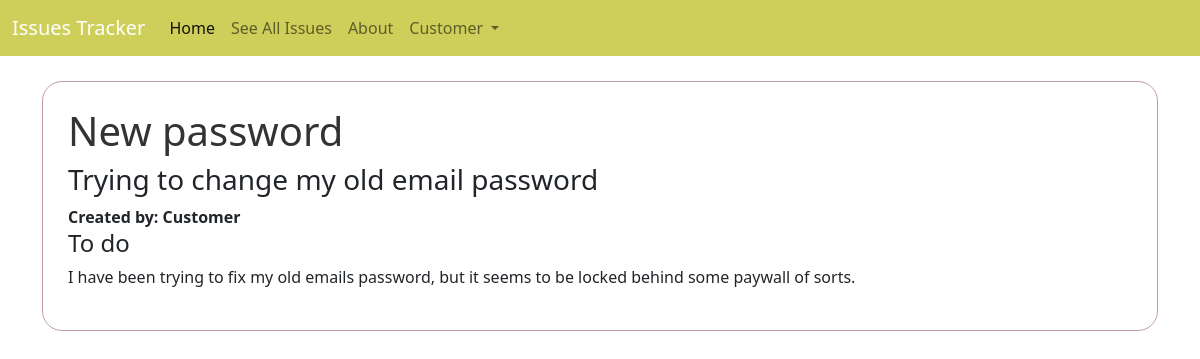
/issues/6/ (signed in), run on the app's committed database.
### accounts/models.py (models this page shows)
class CustomUser(AbstractUser):
    role = models.ForeignKey(
        Role,
        on_delete=models.CASCADE,
        blank = True,
        null = True
    )

class Role(models.Model):
    name = models.CharField(max_length=128)
    def __str__(self):
        return self.name

### issues/models.py (models this page shows, shortened)
class Issues(models.Model):
    title = models.CharField(max_length=256)
    summary = models.CharField(max_length=512)
    description = models.TextField()
    status = models.ForeignKey(
        Status,
        on_delete=models.CASCADE,
        default = 1
    )
    requester = models.ForeignKey(
        get_user_model(),
        on_delete=models.CASCADE,
        related_name = "requester"
    )
    assignee = models.ForeignKey(
        get_user_model(),
        on_delete=models.CASCADE,
        blank=True, null=True,
        related_name = "assignee",
        default = 1
    )

class Status(models.Model):
    name = models.CharField(max_length=128)
    description = models.CharField(max_length=256)
    def __str__(self):
        return self.name

### issues/views.py (the view)
# urls.py: path('<int:pk>/', IssueDetailView.as_view(), name='detail'),
class IssueDetailView(DetailView):
    template_name = "issues/detail.html"
    model = Issues

### templates/issues/detail.html (shortened to what this page needs)
{% extends 'base.html' %}
{% block content %}
<div class="post-detail">
    <h1>{{ issues.title }}</h1>
    <h3>{{ issues.summary }}</h3>
    <strong>Created by: {{ issues.requester }}</strong>
    <h4>{{ issues.status }}</h4>
    <p>{{ issues.description }}</p>
</div>
{% endblock content %}

### templates/base.html (shortened to what this page needs)
{%load static %}
<!DOCTYPE html>
<html lang="en">
<head>
    <link href="https://cdn.jsdelivr.net/npm/bootstrap@5.2.1/dist/css/bootstrap.min.css" rel="stylesheet">
    <link rel="stylesheet" href="https://cdn.jsdelivr.net/npm/bootstrap-icons@1.9.1/font/bootstrap-icons.css">
    <link rel="stylesheet" href="{% static 'css/style.css' %}">
</head>
<body>
    <nav class="navbar navbar-expand-lg">
        <div class="container-fluid">
            <a class="navbar-brand" href="{% url 'home' %}">Issues Tracker</a>
            <div class="collapse navbar-collapse" id="navbarNav">
            <ul class="navbar-nav">
                <li class="nav-item">
                <a class="nav-link active" aria-current="page" href="{% url 'home' %}">Home</a>
                <li class="nav-item">
                    <a class="nav-link" href="{% url 'list' %}">See All Issues</a>
                </li>
                <li class="nav-item">
                    <a class="nav-link" href="{% url 'about' %}">About</a>
                </li>
                {% if user.is_authenticated %}
                <li class="nav-item dropdown">
                    <a class="nav-link dropdown-toggle" href="#" role="button" data-bs-toggle="dropdown" aria-expanded="false">
                      {{user.role}}
                    </a>
                  </li>
                {% endif %}
            </ul>
            </div>
        </div>
    </nav>
    <div class="container">
        {% block content %}
        {% endblock content %}
    </div>
</body>
</html>

### static/css/style.css (style rules this page uses)
.post-detail { border: 1px solid rgb(195, 157, 157); border-radius: 20px; padding: 25px; }
.container { margin-top: 25px; }
h1 { color: rgb(51, 51, 51); }
nav { background-color: rgb(206, 206, 90); }
a.navbar-brand, a.nav-link.active { color: white; }

### data on the page
CustomUser: role "Customer"
Issues: title "New password", summary "Trying to change my old email password", requester "Customer", status "To do", description "I have been trying to fix my old emails password, but it seems to be locked behind some paywall of sorts."
